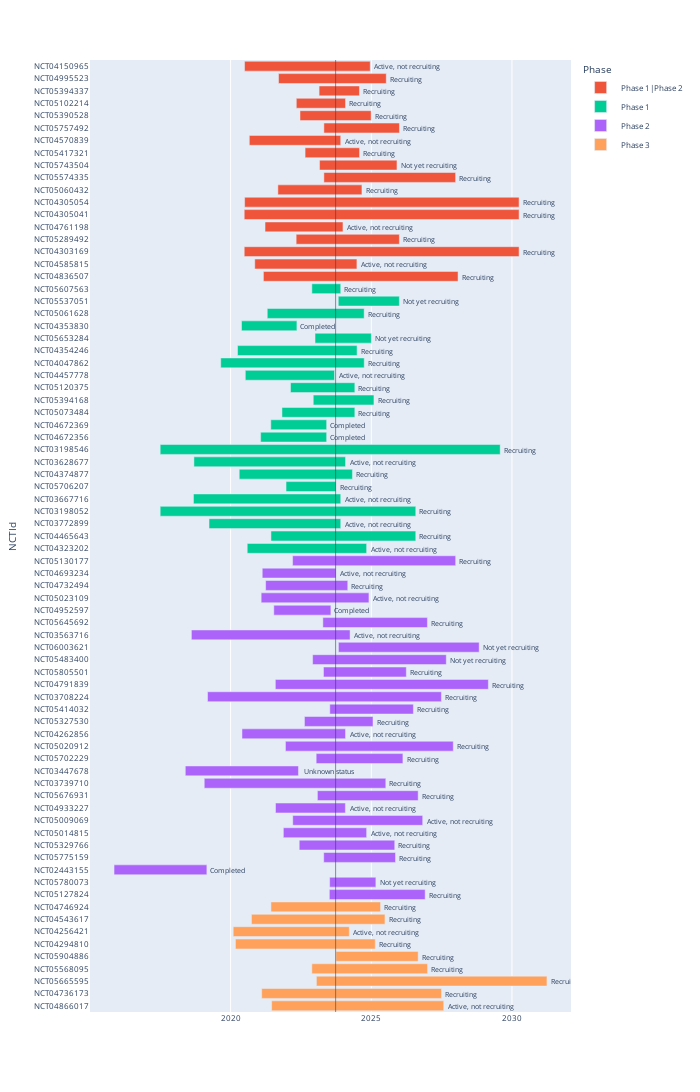

Write notebook code for a chart like this one.
### Code cell
now = dt.datetime.now()
today = now.strftime("%Y-%m-%d")
data = filtered_df

fig = px.timeline(
    data,
    x_start="StartDate",
    x_end="CompletionDate",
    # pattern_shape="OverallStatus",
    hover_name="LeadSponsorName",
    text="OverallStatus",
    y="NCTId",
    color="Phase",
    width=700,
    height=1200,
)
fig.update_yaxes(autorange="reversed")

# 수직 영역 표시
fig.add_vrect(
    x0=today,
    x1=today,
    annotation_text="",
    annotation_position="top left",
    annotation=dict(font_size=10),
    fillcolor="green",
    opacity=0.5,
    line_width=1,
)

fig.update_layout(
    font=dict(
        # family="Courier New, monospace",
        size=8,  # Set the font size here
        # color="RebeccaPurple"
    )
)
fig.update_traces(textposition="outside")
fig.show()

# HTML 파일로 저장하기
fig.write_html("../output/TIGIT_clinicalTrials.html")

### Figure 1 — Plotly figure (JSON) as saved in the notebook; plotly's stock layout.template omitted (floating-point values rounded to 4 significant figures)
{"data": [{"alignmentgroup": "True", "base": ["2020-06-30T00:00:00", "2021-09-14T00:00:00", "2023-02-23T00:00:00", "2022-05-03T00:00:00", "2022-06-20T00:00:00", "2023-04-26T00:00:00", "2020-08-31T00:00:00", "2022-08-25T00:00:00", "2023-03-01T00:00:00", "2023-04-26T00:00:00", "2021-09-06T00:00:00", "2020-07-01T00:00:00", "2020-06-26T00:00:00", "2021-03-23T00:00:00", "2022-05-01T00:00:00", "2020-06-26T00:00:00", "2020-11-10T00:00:00", "2021-03-02T00:00:00"], "hovertemplate": "<b>%{hovertext}</b><br><br>Phase=Phase 1|Phase 2<br>StartDate=%{base}<br>CompletionDate=%{x}<br>NCTId=%{y}<br>OverallStatus=%{text}<extra></extra>", "hovertext": ["Multiple Myeloma Research Consortium", "AstraZeneca", "M.D. Anderson Cancer Center", "Shanghai Henlius Biotech", "Shanghai Henlius Biotech", "Coherus Biosciences, Inc.", "Compugen Ltd", "Shanghai Huaota Biopharmaceutical Co., Ltd.", "National Taiwan University Hospital", "National Institute of Allergy and Infectious Diseases (NIAID)", "iTeos Belgium SA", "Merck Sharp & Dohme LLC", "Merck Sharp & Dohme LLC", "Mereo BioPharma", "iTeos Belgium SA", "Merck Sharp & Dohme LLC", "Pfizer", "Curocell Inc."], "legendgroup": "Phase 1|Phase 2", "marker": {"color": "#EF553B", "pattern": {"shape": ""}}, "name": "Phase 1|Phase 2", "offsetgroup": "Phase 1|Phase 2", "orientation": "h", "showlegend": true, "text": ["Active, not recruiting", "Recruiting", "Recruiting", "Recruiting", "Recruiting", "Recruiting", "Active, not recruiting", "Recruiting", "Not yet recruiting", "Recruiting", "Recruiting", "Recruiting", "Recruiting", "Active, not recruiting", "Recruiting", "Recruiting", "Active, not recruiting", "Recruiting"], "textposition": "outside", "type": "bar", "x": [141004800000, 120873600000, 45273600000, 55209600000, 79833600000, 84758400000, 102556800000, 61084800000, 86832000000, 147744000000, 94262400000, 307843200000, 308275200000, 87436800000, 115776000000, 308275200000, 114566400000, 218332800000], "xaxis": "x", "y": ["NCT04150965", "NCT04995523", "NCT05394337", "NCT05102214", "NCT05390528", "NCT05757492", "NCT04570839", "NCT05417321", "NCT05743504", "NCT05574335", "NCT05060432", "NCT04305054", "NCT04305041", "NCT04761198", "NCT05289492", "NCT04303169", "NCT04585815", "NCT04836507"], "yaxis": "y"}, {"alignmentgroup": "True", "base": ["2022-11-21T00:00:00", "2023-10-30T00:00:00", "2021-04-21T00:00:00", "2020-05-22T00:00:00", "2023-01-01T00:00:00", "2020-03-31T00:00:00", "2019-08-26T00:00:00", "2020-07-10T00:00:00", "2022-02-17T00:00:00", "2022-12-09T00:00:00", "2021-10-29T00:00:00", "2021-06-06T00:00:00", "2021-01-25T00:00:00", "2017-07-01T00:00:00", "2018-09-12T00:00:00", "2020-04-22T00:00:00", "2021-12-21T00:00:00", "2018-09-06T00:00:00", "2017-07-01T00:00:00", "2019-03-27T00:00:00", "2021-06-08T00:00:00", "2020-08-04T00:00:00"], "hovertemplate": "<b>%{hovertext}</b><br><br>Phase=Phase 1<br>StartDate=%{base}<br>CompletionDate=%{x}<br>NCTId=%{y}<br>OverallStatus=%{text}<extra></extra>", "hovertext": ["Biotheus Inc.", "Biotheus Inc.", "Shanghai Junshi Bioscience Co., Ltd.", "Innovent Biologics (Suzhou) Co. Ltd.", "Akeso", "Compugen Ltd", "BeiGene", "EMD Serono Research & Development Institute, Inc.", "Bio-Thera Solutions", "Shanghai Henlius Biotech", "Bio-Thera Solutions", "Innovent Biologics (Suzhou) Co. Ltd.", "Innovent Biologics (Suzhou) Co. Ltd.", "Second Affiliated Hospital of Guangzhou Medical University", "Arcus Biosciences, Inc.", "Surface Oncology", "Huabo Biopharm Co., Ltd.", "Compugen Ltd", "Second Affiliated Hospital of Guangzhou Medical University", "Lawson Health Research Institute", "Sidney Kimmel Comprehensive Cancer Center at Johns Hopkins", "Brian Gastman"], "legendgroup": "Phase 1", "marker": {"color": "#00cc96", "pattern": {"shape": ""}}, "name": "Phase 1", "offsetgroup": "Phase 1", "orientation": "h", "showlegend": true, "text": ["Recruiting", "Not yet recruiting", "Recruiting", "Completed", "Not yet recruiting", "Recruiting", "Recruiting", "Active, not recruiting", "Recruiting", "Recruiting", "Recruiting", "Completed", "Completed", "Recruiting", "Active, not recruiting", "Recruiting", "Recruiting", "Active, not recruiting", "Recruiting", "Active, not recruiting", "Recruiting", "Active, not recruiting"], "textposition": "outside", "type": "bar", "x": [32400000000, 68515200000, 108691200000, 62121600000, 63158400000, 134092800000, 160963200000, 100051200000, 72144000000, 68083200000, 81734400000, 62640000000, 74044800000, 381369600000, 170035200000, 127008000000, 55987200000, 165196800000, 286675200000, 147744000000, 162432000000, 133920000000], "xaxis": "x", "y": ["NCT05607563", "NCT05537051", "NCT05061628", "NCT04353830", "NCT05653284", "NCT04354246", "NCT04047862", "NCT04457778", "NCT05120375", "NCT05394168", "NCT05073484", "NCT04672369", "NCT04672356", "NCT03198546", "NCT03628677", "NCT04374877", "NCT05706207", "NCT03667716", "NCT03198052", "NCT03772899", "NCT04465643", "NCT04323202"], "yaxis": "y"}, {"alignmentgroup": "True", "base": ["2022-03-16T00:00:00", "2021-02-15T00:00:00", "2021-03-31T00:00:00", "2021-02-01T00:00:00", "2021-07-15T00:00:00", "2023-04-13T00:00:00", "2018-08-10T00:00:00", "2023-11-01T00:00:00", "2022-12-01T00:00:00", "2023-04-21T00:00:00", "2021-08-04T00:00:00", "2019-03-08T00:00:00", "2023-07-12T00:00:00", "2022-08-17T00:00:00", "2020-05-28T00:00:00", "2021-12-13T00:00:00", "2023-01-16T00:00:00", "2018-05-23T00:00:00", "2019-01-24T00:00:00", "2023-02-01T00:00:00", "2021-08-06T00:00:00", "2022-03-18T00:00:00", "2021-11-16T00:00:00", "2022-06-10T00:00:00", "2023-04-24T00:00:00", "2015-11-10T00:00:00", "2023-07-10T00:00:00", "2023-07-06T00:00:00"], "hovertemplate": "<b>%{hovertext}</b><br><br>Phase=Phase 2<br>StartDate=%{base}<br>CompletionDate=%{x}<br>NCTId=%{y}<br>OverallStatus=%{text}<extra></extra>", "hovertext": ["Diwakar Davar", "BeiGene", "BeiGene", "Shanghai Zhongshan Hospital", "BeiGene", "Hoffmann-La Roche", "Genentech, Inc.", "Omico", "University Medical Center Groningen", "Hoffmann-La Roche", "Washington University School of Medicine", "Alain Algazi", "University Health Network, Toronto", "EMD Serono Research & Development Institute, Inc.", "Arcus Biosciences, Inc.", "Case Comprehensive Cancer Center", "AstraZeneca", "Fondazione IRCCS Istituto Nazionale dei Tumori, Milano", "GlaxoSmithKline", "Arcus Biosciences, Inc.", "Hoffmann-La Roche", "Hoffmann-La Roche", "BeiGene", "Arcus Biosciences, Inc.", "AstraZeneca", "Novo Nordisk A/S", "Fundació Institut Germans Trias i Pujol", "Jodi Maranchie"], "legendgroup": "Phase 2", "marker": {"color": "#ab63fa", "pattern": {"shape": ""}}, "name": "Phase 2", "offsetgroup": "Phase 2", "orientation": "h", "showlegend": true, "text": ["Recruiting", "Active, not recruiting", "Recruiting", "Active, not recruiting", "Completed", "Recruiting", "Active, not recruiting", "Not yet recruiting", "Not yet recruiting", "Recruiting", "Recruiting", "Recruiting", "Recruiting", "Recruiting", "Active, not recruiting", "Recruiting", "Recruiting", "Unknown status", "Recruiting", "Recruiting", "Active, not recruiting", "Active, not recruiting", "Active, not recruiting", "Recruiting", "Recruiting", "Completed", "Not yet recruiting", "Recruiting"], "textposition": "outside", "type": "bar", "x": [182908800000, 82684800000, 92102400000, 120873600000, 64022400000, 117244800000, 177984000000, 157852800000, 149904000000, 92880000000, 238896000000, 262310400000, 93744000000, 76896000000, 116121600000, 188265600000, 97286400000, 126921600000, 203644800000, 113011200000, 78364800000, 145756800000, 93398400000, 107136000000, 80524800000, 104112000000, 51840000000, 107481600000], "xaxis": "x", "y": ["NCT05130177", "NCT04693234", "NCT04732494", "NCT05023109", "NCT04952597", "NCT05645692", "NCT03563716", "NCT06003621", "NCT05483400", "NCT05805501", "NCT04791839", "NCT03708224", "NCT05414032", "NCT05327530", "NCT04262856", "NCT05020912", "NCT05702229", "NCT03447678", "NCT03739710", "NCT05676931", "NCT04933227", "NCT05009069", "NCT05014815", "NCT05329766", "NCT05775159", "NCT02443155", "NCT05780073", "NCT05127824"], "yaxis": "y"}, {"alignmentgroup": "True", "base": ["2021-06-08T00:00:00", "2020-09-28T00:00:00", "2020-02-04T00:00:00", "2020-03-04T00:00:00", "2023-09-30T00:00:00", "2022-11-21T00:00:00", "2023-01-19T00:00:00", "2021-02-08T00:00:00", "2021-06-17T00:00:00"], "hovertemplate": "<b>%{hovertext}</b><br><br>Phase=Phase 3<br>StartDate=%{base}<br>CompletionDate=%{x}<br>NCTId=%{y}<br>OverallStatus=%{text}<extra></extra>", "hovertext": ["BeiGene", "Hoffmann-La Roche", "Hoffmann-La Roche", "Hoffmann-La Roche", "Hoffmann-La Roche", "Arcus Biosciences, Inc.", "Merck Sharp & Dohme LLC", "Arcus Biosciences, Inc.", "BeiGene"], "legendgroup": "Phase 3", "marker": {"color": "#FFA15A", "pattern": {"shape": ""}}, "name": "Phase 3", "offsetgroup": "Phase 3", "orientation": "h", "showlegend": true, "text": ["Recruiting", "Recruiting", "Active, not recruiting", "Recruiting", "Recruiting", "Recruiting", "Recruiting", "Recruiting", "Active, not recruiting"], "textposition": "outside", "type": "bar", "x": [122947200000, 149731200000, 130204800000, 156816000000, 92188800000, 129772800000, 258595200000, 201657600000, 193017600000], "xaxis": "x", "y": ["NCT04746924", "NCT04543617", "NCT04256421", "NCT04294810", "NCT05904886", "NCT05568095", "NCT05665595", "NCT04736173", "NCT04866017"], "yaxis": "y"}], "layout": {"annotations": [{"font": {"size": 10}, "showarrow": false, "text": "", "x": "2023-09-25", "xanchor": "left", "xref": "x", "y": 1, "yanchor": "top", "yref": "y domain"}], "barmode": "overlay", "font": {"size": 8}, "height": 1200, "legend": {"title": {"text": "Phase"}, "tracegroupgap": 0}, "margin": {"t": 60}, "shapes": [{"fillcolor": "green", "line": {"width": 1}, "opacity": 0.5, "type": "rect", "x0": "2023-09-25", "x1": "2023-09-25", "xref": "x", "y0": 0, "y1": 1, "yref": "y domain"}], "width": 700, "xaxis": {"anchor": "y", "autorange": true, "domain": [0, 1], "range": ["2015-01-01 18:40", "2032-02-06 05:20"], "type": "date"}, "yaxis": {"anchor": "x", "autorange": true, "domain": [0, 1], "range": [76.5, -0.5], "title": {"text": "NCTId"}, "type": "category"}}}
